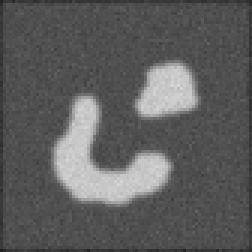
#> input picture vision/vision_55lset/twoObj.bmp, 84 x 84 px, found by its file name (shown 3 times larger)
$ python active3.py
#> lines starting #> are read from the running program, lines starting #| are printed output that depends on the picture
import matplotlib.pyplot as plt
import numpy as np
import scipy.signal as signal
import scipy.ndimage as image
import time

def gauss_kern():
    """ Returns a normalized 2D gauss kernel array for convolutions """
    h1 = 15
    h2 = 15
    x, y = np.mgrid[0:h2, 0:h1]
    x = x-h2/2
    y = y-h1/2
    sigma = 1.5
    g = np.exp( -( x**2 + y**2 ) / (2*sigma**2) );
    return g / g.sum()

Img = plt.imread("twoObj.bmp")
#> Img is the input picture: shape (84, 84); min 34, max 214, mean 93.8
Img = Img[::-1]
g = gauss_kern()
Img_smooth = signal.convolve(Img,g,mode='same')
Iy,Ix=np.gradient(Img_smooth)
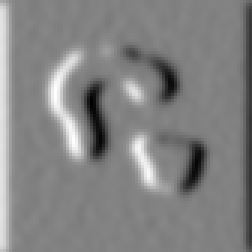
#> Ix: shape (84, 84) float64 (shown 3 times larger); min -26.57, max 25.55, mean 0.3; drawn with min black and max white
absGradI=np.sqrt(Ix**2+Iy**2);
rows, cols = Img.shape
#> rows = 84; cols = 84

# initial function phi - level set is a square 4 pixels
# away from borders on each side, in 3D it looks like an empty
# box
c0=4
w=4
nrow, ncol=Img.shape
#> nrow = 84; ncol = 84
phi=c0*np.ones((nrow,ncol))
phi[w+1:-w-1, w+1:-w-1]=-c0

# edge-stopping function
g = 1 / (1+absGradI**2)
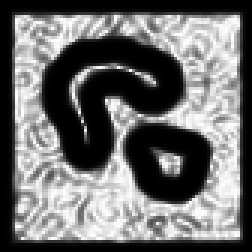
#> g: shape (84, 84) float64 (shown 3 times larger); min 0.0014, max 1, mean 0.434

# gradient of edge-stopping function
gy,gx = np.gradient(g)
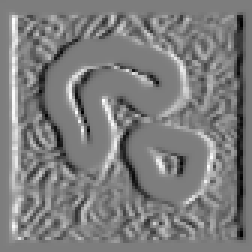
#> gx: shape (84, 84) float64 (shown 3 times larger); min -0.471, max 0.486, mean 7.83e-06; drawn with min black and max white

# gradient descent step size
#dt=.4
dt=1.

# number of iterations after which we reinitialize the surface
num_reinit=10

phiOld=np.zeros((rows,cols))

# number of iterations after which we reinitialize the surface
iter=0

plt.ion()

while True:
    # gradient of phi
    gradPhiY, gradPhiX = np.gradient(phi)
    # magnitude of gradient of phi
    absGradPhi=np.sqrt(gradPhiX**2+gradPhiY**2)
    # normalized gradient of phi - eliminating singularities
    normGradPhiX=gradPhiX/(absGradPhi+(absGradPhi==0))
    normGradPhiY=gradPhiY/(absGradPhi+(absGradPhi==0))

    divYnormGradPhiX, divXnormGradPhiX=np.gradient(normGradPhiX)
    divYnormGradPhiY, divXnormGradPhiY=np.gradient(normGradPhiY)

    # curvature is the divergence of normalized gradient of phi
    K = divXnormGradPhiX + divYnormGradPhiY
    tmp1 = g * K * absGradPhi
    tmp2 = g * absGradPhi
    tmp3 = gx * gradPhiX + gy*gradPhiY
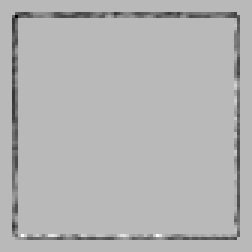
#> tmp3: shape (84, 84) float64 (shown 3 times larger); min -2.71, max 1.01, mean -0.0803; drawn with min black and max white
    dPhiBydT =tmp1 + tmp2 + tmp3
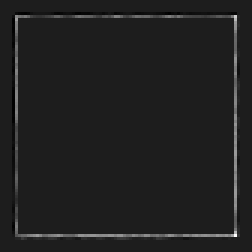
#> dPhiBydT: shape (84, 84) float64 (shown 3 times larger); min -1.41, max 10.77, mean 0.148; drawn with min black and max white

    phiOld=phi
    # level set evolution equation
    phi = phi + ( dt * dPhiBydT )
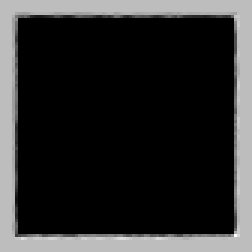
#> phi: shape (84, 84) float64 (shown 3 times larger); min -4, max 6.77, mean -2.06; drawn with min black and max white
    iter=iter+1
    if np.mod(iter,10)==0:
        time.sleep(0.6)
        plt.imshow(Img, cmap='gray')
        plt.hold(True)
        CS = plt.contour(phi,0, colors='r')
        plt.draw()
        plt.hold(False)
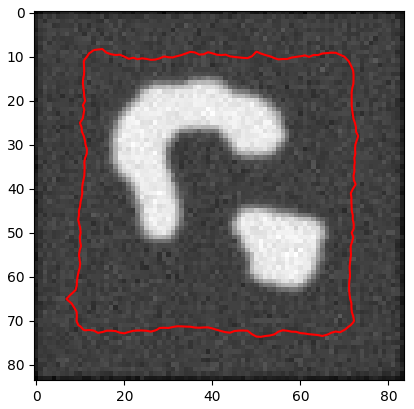
#> figure drawn by matplotlib, 1 panel
